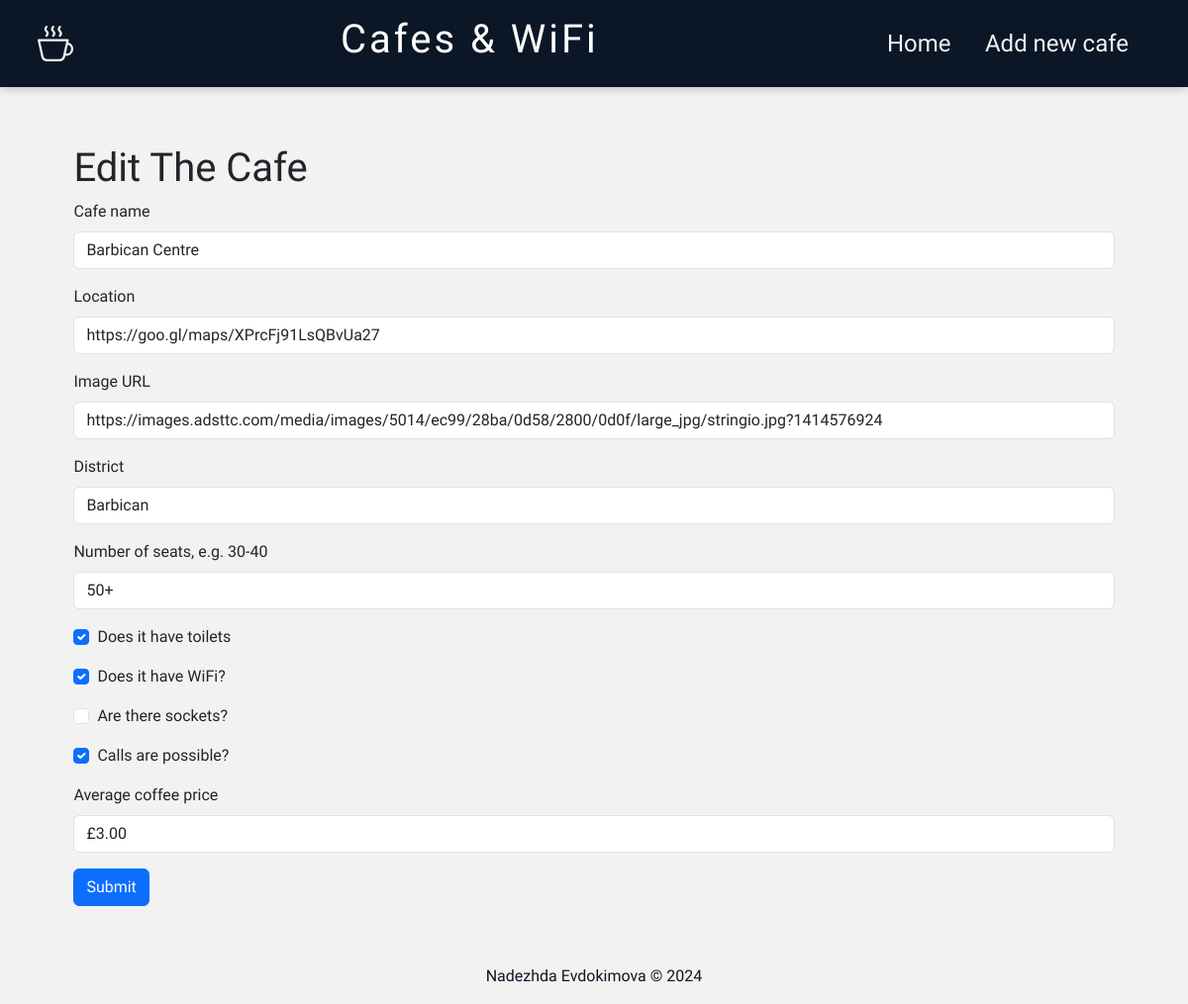
The app's page /edit/14 with its own data.
### main.py (models this page shows, shortened)
class Cafe(db.Model):
    __tablename__ = 'cafe'
    id = db.Column(db.Integer, primary_key=True)
    name = db.Column(db.String(250), unique=True, nullable=False)
    map_url = db.Column(db.String(500), nullable=False)
    img_url = db.Column(db.String(500), nullable=False)
    location = db.Column(db.String(250), nullable=False)
    seats = db.Column(db.String(250), nullable=False)
    has_toilet = db.Column(db.Boolean, nullable=False)
    has_wifi = db.Column(db.Boolean, nullable=False)
    has_sockets = db.Column(db.Boolean, nullable=False)
    can_take_calls = db.Column(db.Boolean, nullable=False)
    coffee_price = db.Column(db.String(250), nullable=True)

### main.py (the view, shortened to what this page needs)
@app.route('/edit/<int:cafe_id>', methods=["GET", "POST"])
def edit_cafe(cafe_id):
    cafe = db.get_or_404(Cafe, cafe_id)
    edit_form = CafeForm(
        name=cafe.name,
        map_url=cafe.map_url,
        img_url=cafe.img_url,
        location=cafe.location,
        seats=cafe.seats,
        has_toilet=bool(cafe.has_toilet),
        has_wifi=bool(cafe.has_wifi),
        has_sockets=bool(cafe.has_sockets),
        can_take_calls=bool(cafe.can_take_calls),
        coffee_price=cafe.coffee_price
    )
    print(type(cafe.has_toilet))
    return render_template("add.html", form=edit_form, is_edit=True)

### main.py
class CafeForm(FlaskForm):
    name = StringField('Cafe name', validators=[DataRequired()])
    map_url = URLField('Location', validators=[DataRequired(), URL()])
    img_url = URLField('Image URL', validators=[DataRequired(), URL()])
    location = StringField('District', validators=[DataRequired()])
    seats = StringField('Number of seats, e.g. 30-40', validators=[DataRequired()])
    has_toilet = BooleanField('Does it have toilets')
    has_wifi = BooleanField('Does it have WiFi?')
    has_sockets = BooleanField('Are there sockets?')
    can_take_calls = BooleanField('Calls are possible?')
    coffee_price = StringField('Average coffee price', validators=[DataRequired()])
    submit = SubmitField('Submit')

### main.py (called while the page is built)
@app.context_processor
def inject_now():
    return {'now': datetime.utcnow()}

### templates/add.html
{% include "header.html" %}
{% from 'bootstrap5/form.html' import render_form %}
    <div class="new_cafe">
{% if is_edit: %}
       <h1>Edit The Cafe</h1>
        {% else: %}
      <h1>Add A New Cafe</h1>
        {% endif %}
        {{ render_form(form, novalidate=True) }}
    </div>
{% include "footer.html" %}

### static/css/styles.css (style rules this page uses)
* { padding: 0; margin: 0; box-sizing: border-box; }
body { background: #F2F2F2; padding: 0 16px; overflow-x: hidden; font-family: "Madimi One", sans-serif; font-weight: 100; font-style: normal; }
.new_cafe { display: grid; grid-template-columns: 5fr; justify-content: center; padding: 5%; }
.btn { display: flex; justify-content: space-evenly; }

### records on screen
Cafe: name "Barbican Centre", map_url "https://goo.gl/maps/XPrcFj91LsQBvUa27", img_url "https://images.adsttc.com/media/images/5014/ec99/28ba/0d58/2800/0d0f/large_jpg/stringio.jpg?1414576924", location "Barbican", seats "50+", has_toilet "☑", has_wifi "☑", can_take_calls "☑", coffee_price "£3.00"
